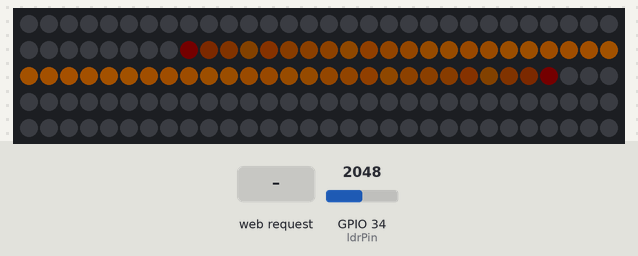
The program below on a simulated ESP32. On the bench: 150 RGB LEDs in strip order, left to right, continuing on the next row. The test bench sets the inputs (shaded band); at power-on: GPIO 34 (ldrPin) = 2048. Dim RGB values are drawn brighter than linear; WiFi joins after 1.5 s; servers stay silent unless stated; the local clock reads 2024-03-15 10:24:30 at power-on unless the program sets it; storage starts empty; EEPROM starts erased; what the program prints to the serial monitor is not drawn.

Above: at 1.3 s.
1.4 s: HTTP request GET /set?mode=1&brightness=1&color=1 received
At 1.59 s:
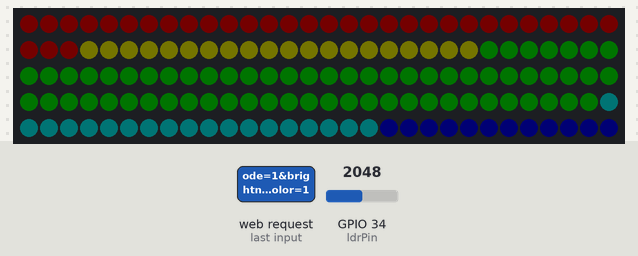
3.8 s: HTTP request GET /set?mode=120&brightness=120&color=120 received
At 4.6 s:
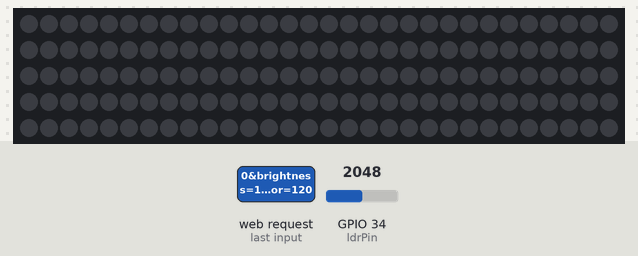
5.3 s: HTTP request GET /set?mode=1&brightness=1&color=1 received
At 5.49 s:
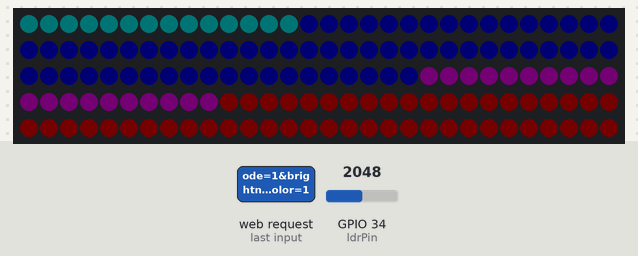
Timing chart, 0 to 8.3 s (numbered marks = the images above; inputs shaded):
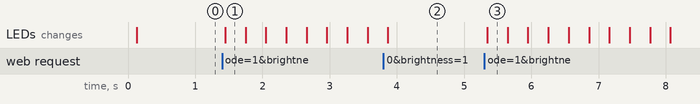

Measured:
- after the input at 1.4 s, the LEDs: change after 0.05 s (image 1)
- after the input at 3.8 s, the LEDs: change after 0.07 s (image 2)
- after the input at 5.3 s, the LEDs: change at once (image 3)

The program:

main.cpp
```cpp
#include <Arduino.h>
#include <WiFi.h>
#include <ArduinoOTA.h>
#include <LittleFS.h>
#include <AsyncTCP.h>
#include <ESPAsyncWebServer.h>
#include "settings.h"
#include "led_control.h"
#include "light_sensor.h"
#include "rtc_manager.h"
#include "web_server.h"

// Default WiFi AP fallback
const char* ap_ssid = "WMAP_Config";
const char* ap_password = "worldmap123";

void setup() {
  Serial.begin(115200);
  delay(100);

  // Filesystem
  if(!LittleFS.begin(true)) {
    Serial.println("LittleFS failed to mount");
  } else Serial.println("LittleFS mounted");

  // Load settings
  loadSettings();

  // Init hardware modules
  strip.begin();
  strip.show();
  setupLightSensor(34); // LDR on GPIO34
  setupRTC();

  // WiFi: try connect; if not, start AP for config
  WiFi.mode(WIFI_STA);
  if (settings.wifi_ssid != "" && settings.wifi_password != "") {
    WiFi.begin(settings.wifi_ssid.c_str(), settings.wifi_password.c_str());
    Serial.print("Connecting to WiFi");
    unsigned long start = millis();
    while (WiFi.status() != WL_CONNECTED && millis() - start < 15000) {
      Serial.print(".");
      delay(500);
    }
  }

  if (WiFi.status() != WL_CONNECTED) {
    Serial.println("\\nStarting AP for configuration");
    WiFi.mode(WIFI_AP);
    WiFi.softAP(ap_ssid, ap_password);
    Serial.print("AP IP: "); Serial.println(WiFi.softAPIP());
  } else {
    Serial.println("\\nWiFi connected: "); Serial.println(WiFi.localIP());
  }

  // OTA
  ArduinoOTA.onStart([](){ Serial.println("OTA Start"); });
  ArduinoOTA.onEnd([](){ Serial.println("\\nOTA End"); });
  ArduinoOTA.onError([](ota_error_t e){ Serial.printf("OTA Error[%u]\\n", e); });
  ArduinoOTA.begin();
  Serial.println("OTA ready");

  // Web server and API
  setupWebServer();
}

void loop() {
  ArduinoOTA.handle();
  handleLighting();
  delay(20);
}
```

led_control.cpp
```cpp
#include "led_control.h"
#include "light_sensor.h"
#include <Arduino.h>

Adafruit_NeoPixel strip(LED_COUNT, LED_PIN, NEO_GRB + NEO_KHZ800);
int rainbowIndex = 0;

void handleLighting() {
  int effective = settings.brightness;
  if (settings.autoDim) effective = scaleBrightnessForAmbient(settings.brightness);
  strip.setBrightness(effective);

  switch (settings.mode) {
    case 0: showSunlight(); break;
    case 1: showRainbow(); break;
    case 2: showSolid(); break;
    default: strip.clear(); strip.show(); break;
  }
}

void showSunlight() {
  struct tm t;
  if(!getLocalTime(&t)) return;
  int hour = t.tm_hour;
  for(int i=0;i<LED_COUNT;i++){
    int b = max(0, 255 - abs((i - (hour * LED_COUNT / 24)) * 10));
    b = b * settings.brightness / 255;
    strip.setPixelColor(i, strip.Color(b, b/2, 0));
  }
  strip.show();
}

void showRainbow() {
  for(int i=0;i<LED_COUNT;i++){
    int idx = (i + rainbowIndex) & 255;
    strip.setPixelColor(i, strip.gamma32(strip.ColorHSV(idx * 65536L / 256)));
  }
  strip.show();
  rainbowIndex += settings.rainbowSpeed;
}

void showSolid() {
  strip.fill(strip.Color(settings.colorR, settings.colorG, settings.colorB));
  strip.show();
}
```

led_control.h
```cpp
#pragma once
#include <Adafruit_NeoPixel.h>
#include "settings.h"
#include <time.h>

#define LED_PIN 23
#define LED_COUNT 150

extern Adafruit_NeoPixel strip;
extern int rainbowIndex;

void handleLighting();
void showSunlight();
void showRainbow();
void showSolid();
```

light_sensor.cpp
```cpp
#include "light_sensor.h"
#include <Arduino.h>

static int ldrPin = 34;
static const int SMOOTH = 8;
static int readings[SMOOTH];
static int idx = 0;
static bool initd = false;
static int darkThreshold = 800;

void setupLightSensor(int pin){
  ldrPin = pin;
  pinMode(ldrPin, INPUT);
  for(int i=0;i<SMOOTH;i++) readings[i]=analogRead(ldrPin);
  initd = true;
}

int readLightLevel(){
  if(!initd) return 0;
  readings[idx] = analogRead(ldrPin);
  idx = (idx + 1) % SMOOTH;
  long s=0; for(int i=0;i<SMOOTH;i++) s += readings[i];
  return s / SMOOTH;
}

bool isRoomDark(){ return readLightLevel() < darkThreshold; }

int scaleBrightnessForAmbient(int maxBrightness){
  int v = readLightLevel();
  if(v >= darkThreshold) return maxBrightness;
  int scaled = map(v, 0, darkThreshold, 0, maxBrightness);
  return constrain(scaled, 0, maxBrightness);
}
```

light_sensor.h
```cpp
#pragma once
void setupLightSensor(int pin);
int readLightLevel();
bool isRoomDark();
int scaleBrightnessForAmbient(int maxBrightness);
```

rtc_manager.h
```cpp
#pragma once
#include <time.h>
bool setupRTC();
bool getLocalTime(struct tm *info);
```

web_server.cpp
```cpp
#include "web_server.h"
#include <AsyncTCP.h>
#include <ESPAsyncWebServer.h>
#include <LittleFS.h>
#include "settings.h"
#include "light_sensor.h"

extern AsyncWebServer server;

AsyncWebServer server(80);

String getColorHex(){
  char buf[8];
  sprintf(buf, "#%02X%02X%02X", settings.colorR, settings.colorG, settings.colorB);
  return String(buf);
}

void setupWebServer(){
  // Serve files
  server.on("/", HTTP_GET, [](AsyncWebServerRequest *req){
    if(LittleFS.exists("/index.html")){
      req->send(LittleFS, "/index.html", "text/html");
    } else {
      req->send(200, "text/plain", "Index not found");
    }
  });

  server.on("/getsettings", HTTP_GET, [](AsyncWebServerRequest *req){
    char js[256];
    sprintf(js, "{\"mode\":%d,\"brightness\":%d,\"color\":\"%s\",\"autoDim\":%s,\"darkTheme\":%s,\"rainbowSpeed\":%d}",
      settings.mode, settings.brightness, getColorHex().c_str(),
      settings.autoDim ? "true":"false",
      settings.darkTheme ? "true":"false",
      settings.rainbowSpeed);
    req->send(200, "application/json", js);
  });

  server.on("/light", HTTP_GET, [](AsyncWebServerRequest *req){
    req->send(200, "text/plain", String(readLightLevel()));
  });

  server.on("/time", HTTP_GET, [](AsyncWebServerRequest *req){
    struct tm t;
    if(getLocalTime(&t)){
      char buf[64];
      sprintf(buf, "%02d:%02d:%02d", t.tm_hour, t.tm_min, t.tm_sec);
      req->send(200, "text/plain", buf);
    } else {
      req->send(200, "text/plain", "no-time");
    }
  });

  server.on("/set", HTTP_GET, [](AsyncWebServerRequest *req){
    if(req->hasParam("mode")) settings.mode = req->getParam("mode")->value().toInt();
    if(req->hasParam("brightness")) settings.brightness = req->getParam("brightness")->value().toInt();
    if(req->hasParam("color")){
      String hex = req->getParam("color")->value();
      if(hex.startsWith("#")) hex.remove(0,1);
      long n = strtol(hex.c_str(), NULL, 16);
      settings.colorR = (n >> 16) & 0xFF;
      settings.colorG = (n >> 8) & 0xFF;
      settings.colorB = n & 0xFF;
    }
    if(req->hasParam("autodim")) settings.autoDim = req->getParam("autodim")->value().toInt() == 1;
    if(req->hasParam("darkTheme")) settings.darkTheme = req->getParam("darkTheme")->value().toInt() == 1;
    if(req->hasParam("rainbowSpeed")) settings.rainbowSpeed = req->getParam("rainbowSpeed")->value().toInt();
    if(req->hasParam("ssid")) settings.wifi_ssid = req->getParam("ssid")->value();
    if(req->hasParam("pass")) settings.wifi_password = req->getParam("pass")->value();
    saveSettings();
    applySettings();
    req->send(200, "text/plain", "OK");
  });

  server.begin();
}
```

web_server.h
```cpp
#pragma once
void setupWebServer();
```

settings.cpp
```cpp
#include "settings.h"
#include <Preferences.h>

Preferences prefs;
Settings settings;

void saveSettings() {
  prefs.begin("worldmap", false);
  prefs.putInt("mode", settings.mode);
  prefs.putInt("brightness", settings.brightness);
  prefs.putInt("colorR", settings.colorR);
  prefs.putInt("colorG", settings.colorG);
  prefs.putInt("colorB", settings.colorB);
  prefs.putBool("autoDim", settings.autoDim);
  prefs.putBool("darkTheme", settings.darkTheme);
  prefs.putInt("rainbowSpeed", settings.rainbowSpeed);
  prefs.putString("wifi_ssid", settings.wifi_ssid);
  prefs.putString("wifi_password", settings.wifi_password);
  prefs.end();
}

void loadSettings() {
  prefs.begin("worldmap", true);
  settings.mode = prefs.getInt("mode", 0);
  settings.brightness = prefs.getInt("brightness", 100);
  settings.colorR = prefs.getInt("colorR", 255);
  settings.colorG = prefs.getInt("colorG", 255);
  settings.colorB = prefs.getInt("colorB", 255);
  settings.autoDim = prefs.getBool("autoDim", false);
  settings.darkTheme = prefs.getBool("darkTheme", true);
  settings.rainbowSpeed = prefs.getInt("rainbowSpeed", 4);
  settings.wifi_ssid = prefs.getString("wifi_ssid", "");
  settings.wifi_password = prefs.getString("wifi_password", "");
  prefs.end();
}

void applySettings() {
  // placeholder
}
```

settings.h
```cpp
#pragma once
#include <Arduino.h>

struct Settings {
  int mode = 0;
  int brightness = 100;
  int colorR = 255;
  int colorG = 255;
  int colorB = 255;
  bool autoDim = false;
  bool darkTheme = true;
  int rainbowSpeed = 4;
  String wifi_ssid = "";
  String wifi_password = "";
};

extern Settings settings;
void saveSettings();
void loadSettings();
void applySettings();
```
